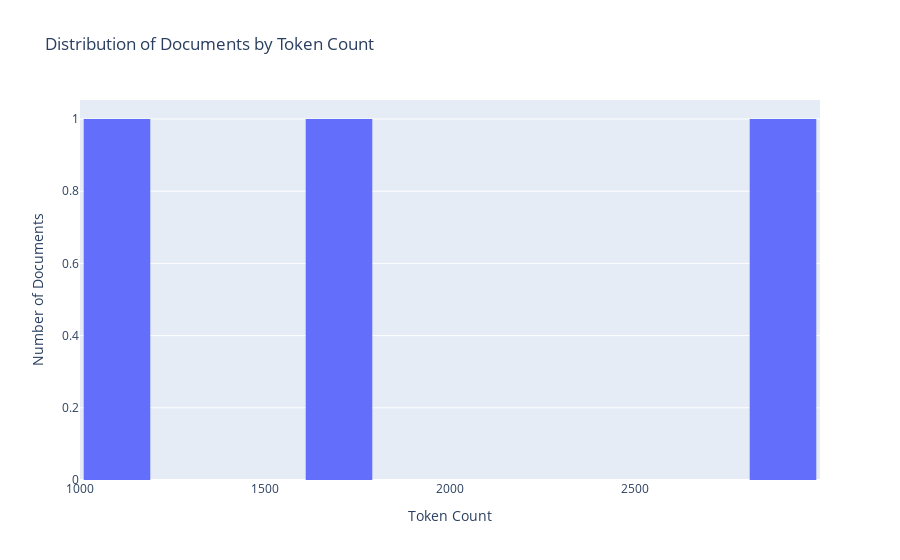

Notebook cell for this chart:
### Code cell
# Plot only teaching staff docs for a course
histogram_token_count_multiple_docs(
    bachelor_data_raw,
    course_names_to_include=["Data Science"]

)

### Figure 1 — Plotly figure (JSON) as saved in the notebook; plotly's stock layout.template omitted (floating-point values rounded to 4 significant figures)
{"data": [{"bingroup": "x", "hovertemplate": "Token Count=%{x}<br>count=%{y}<extra></extra>", "legendgroup": "", "marker": {"color": "#636efa", "pattern": {"shape": ""}}, "name": "", "nbinsx": 15, "orientation": "v", "showlegend": false, "type": "histogram", "x": [2917, 1749, 1188], "xaxis": "x", "yaxis": "y"}], "layout": {"bargap": 0.1, "barmode": "relative", "legend": {"tracegroupgap": 0}, "title": {"text": "Distribution of Documents by Token Count"}, "xaxis": {"anchor": "y", "domain": [0, 1], "title": {"text": "Token Count"}}, "yaxis": {"anchor": "x", "domain": [0, 1], "title": {"text": "Number of Documents"}}}}
